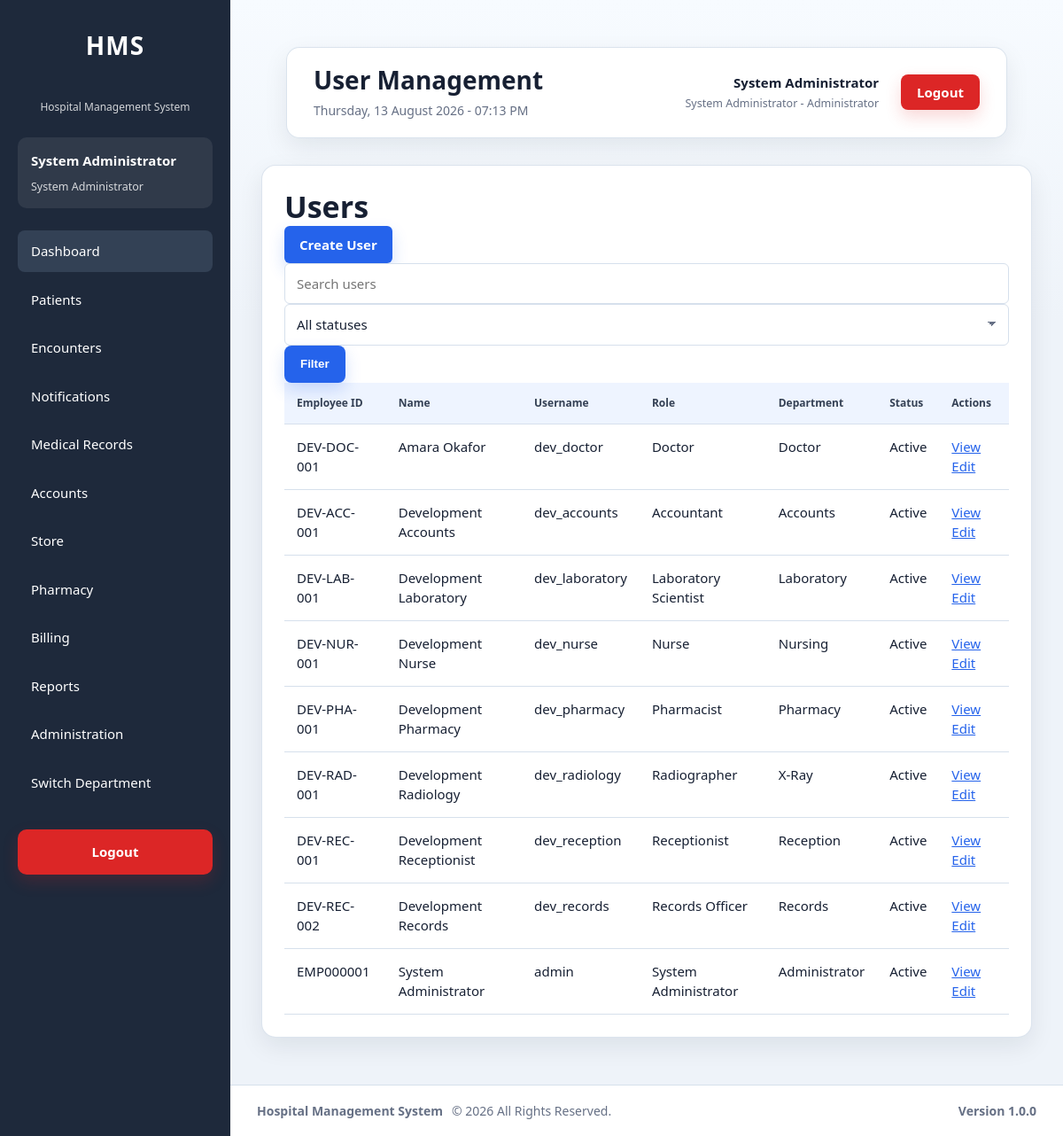
Screenshot of /modules/administration/users/index.php (signed in) with the database file from the repository.
### tables this page shows
CREATE TABLE `users` (
  `id` int(11) NOT NULL AUTO_INCREMENT,
  `employee_id` varchar(30) NOT NULL,
  `first_name` varchar(100) NOT NULL,
  `last_name` varchar(100) NOT NULL,
  `gender` enum('Male','Female') DEFAULT NULL,
  `phone` varchar(20) DEFAULT NULL,
  `email` varchar(150) DEFAULT NULL,
  `username` varchar(50) NOT NULL,
  `password` varchar(255) NOT NULL,
  `department_id` int(11) NOT NULL,
  `role_id` int(11) NOT NULL,
  `status` enum('Active','Inactive') NOT NULL DEFAULT 'Active',
  `failed_login_attempts` int(11) NOT NULL DEFAULT 0,
  `last_failed_login` datetime DEFAULT NULL,
  `locked_at` datetime DEFAULT NULL,
  `locked_by` int(11) DEFAULT NULL,
  `lock_reason` varchar(255) DEFAULT NULL,
  `last_login` datetime DEFAULT NULL,
  `password_changed_at` datetime DEFAULT NULL,
  `must_change_password` tinyint(1) NOT NULL DEFAULT 0,
  `created_at` timestamp NOT NULL DEFAULT current_timestamp(),
  `updated_at` timestamp NULL DEFAULT NULL ON UPDATE current_timestamp(),
  PRIMARY KEY (`id`),
  UNIQUE KEY `uq_users_employee` (`employee_id`),
  UNIQUE KEY `uq_users_username` (`username`),
  KEY `idx_users_department` (`department_id`),
  KEY `idx_users_role` (`role_id`),
  KEY `idx_users_status` (`status`),
  KEY `idx_users_lastname` (`last_name`),
  KEY `idx_users_firstname` (`first_name`),
  KEY `idx_users_locked_at` (`locked_at`),
  KEY `fk_users_locked_by` (`locked_by`),
  CONSTRAINT `fk_users_department` FOREIGN KEY (`department_id`) REFERENCES `departments` (`id`) ON UPDATE CASCADE,
  CONSTRAINT `fk_users_locked_by` FOREIGN KEY (`locked_by`) REFERENCES `users` (`id`) ON DELETE SET NULL ON UPDATE CASCADE,
  CONSTRAINT `fk_users_role` FOREIGN KEY (`role_id`) REFERENCES `roles` (`id`) ON UPDATE CASCADE
);

CREATE TABLE `roles` (
  `id` int(11) NOT NULL AUTO_INCREMENT,
  `role_name` varchar(100) NOT NULL,
  `description` text DEFAULT NULL,
  `is_active` tinyint(1) NOT NULL DEFAULT 1,
  `created_at` timestamp NOT NULL DEFAULT current_timestamp(),
  `updated_at` timestamp NULL DEFAULT NULL ON UPDATE current_timestamp(),
  PRIMARY KEY (`id`),
  UNIQUE KEY `uq_roles_name` (`role_name`),
  KEY `idx_roles_active` (`is_active`)
);

CREATE TABLE `departments` (
  `id` int(11) NOT NULL AUTO_INCREMENT,
  `department_name` varchar(100) NOT NULL,
  `department_code` varchar(30) NOT NULL,
  `description` text DEFAULT NULL,
  `location` varchar(150) DEFAULT NULL,
  `contact_extension` varchar(30) DEFAULT NULL,
  `department_type` enum('Clinical','Administrative','Diagnostic','Support') NOT NULL DEFAULT 'Support',
  `queue_enabled` tinyint(1) NOT NULL DEFAULT 1,
  `is_active` tinyint(1) NOT NULL DEFAULT 1,
  `display_order` int(11) NOT NULL DEFAULT 0,
  `created_at` timestamp NOT NULL DEFAULT current_timestamp(),
  `updated_at` timestamp NULL DEFAULT NULL ON UPDATE current_timestamp(),
  PRIMARY KEY (`id`),
  UNIQUE KEY `uq_departments_name` (`department_name`),
  UNIQUE KEY `uq_departments_code` (`department_code`),
  KEY `idx_departments_active` (`is_active`),
  KEY `idx_departments_type` (`department_type`),
  KEY `idx_departments_queue` (`queue_enabled`)
);

### modules/administration/users/index.php (the view, shortened to what the rows shown need)
<?php
require_once __DIR__ . '/../partials/bootstrap.php';
$pageTitle = 'User Management';
$users = $userService->getUsers([
    'search' => trim((string)($_GET['search'] ?? '')),
    'status' => trim((string)($_GET['status'] ?? ''))
]);
require_once __DIR__ . '/../../../layouts/header.php';
require_once __DIR__ . '/../../../layouts/sidebar.php';
?>
<main class="content">
    <?php require_once __DIR__ . '/../../../layouts/navbar.php'; ?>
    <section class="card">
        <h2>Users</h2>
        <table>
            <thead><tr><th>Employee ID</th><th>Name</th><th>Username</th><th>Role</th><th>Department</th><th>Status</th><th>Actions</th></tr></thead>
            <tbody>
            <?php foreach ($users as $user): ?>
                <tr>
                    <td><?= e($user['employee_id']) ?></td>
                    <td><?= e($user['first_name'] . ' ' . $user['last_name']) ?></td>
                    <td><?= e($user['username']) ?></td>
                    <td><?= e($user['role_name']) ?></td>
                    <td><?= e($user['department_name']) ?></td>
                    <td><?= e($user['status']) ?><?= !empty($user['locked_at']) ? ' / Locked' : '' ?></td>
                    <td>
                        <a href="view.php?id=<?= (int)$user['id'] ?>">View</a>
                        <a href="edit.php?id=<?= (int)$user['id'] ?>">Edit</a>
                    </td>
                </tr>
            <?php endforeach; ?>
            </tbody>
        </table>
    </section>
</main>
<?php require_once __DIR__ . '/../../../layouts/footer.php'; ?>

### layouts/sidebar.php (shortened to what the rows shown need)
<aside class="sidebar">
    <div class="sidebar-header">
        <h2>HMS</h2>
    </div>
    <?php if ($currentUser): ?>
        <div class="sidebar-user">
            <strong>
                <?= e($currentUser['first_name']) ?>
                <?= e($currentUser['last_name']) ?>
            </strong>
            <small>
                <?= e($currentUser['role_name']) ?>
            </small>
        </div>
    <?php endif; ?>
</aside>
<div class="main-container">

### layouts/navbar.php (shortened to what the rows shown need)
<?php
$currentUser ??= [];
?>
<header class="navbar">
    <div class="navbar-left">
        <h1>
            <?= e($pageTitle ?? 'Hospital Management System') ?>
        </h1>
    </div>
    <div class="navbar-right">
        <div class="navbar-user">
            <div class="user-details">
                <strong>
                    <?= e($currentUser['first_name'] ?? '') ?>
                    <?= e($currentUser['last_name'] ?? '') ?>
                </strong>
                <small>
                    <?= e($currentUser['role_name'] ?? '') ?>
                    -
                    <?= e($currentUser['active_department_name'] ?? $currentUser['department_name'] ?? '') ?>
                </small>
            </div>
        </div>
    </div>
</header>

### rows the page displays
users: first_name "System", last_name "Administrator", employee "EMP000001", first_name+last_name "System Administrator", username "admin", role.role_name "System Administrator", department.department_name "Administrator", status "Active"
roles: role_name "System Administrator"
users: employee "DEV-DOC-001", first_name+last_name "Amara Okafor", username "dev_doctor", role.role_name "Doctor", department.department_name "Doctor", status "Active"
users: employee "DEV-ACC-001", first_name+last_name "Development Accounts", username "dev_accounts", role.role_name "Accountant", department.department_name "Accounts", status "Active"
users: employee "DEV-LAB-001", first_name+last_name "Development Laboratory", username "dev_laboratory", role.role_name "Laboratory Scientist", department.department_name "Laboratory", status "Active"
users: employee "DEV-NUR-001", first_name+last_name "Development Nurse", username "dev_nurse", role.role_name "Nurse", department.department_name "Nursing", status "Active"
users: employee "DEV-PHA-001", first_name+last_name "Development Pharmacy", username "dev_pharmacy", role.role_name "Pharmacist", department.department_name "Pharmacy", status "Active"
users: employee "DEV-RAD-001", first_name+last_name "Development Radiology", username "dev_radiology", role.role_name "Radiographer", department.department_name "X-Ray", status "Active"
users: employee "DEV-REC-001", first_name+last_name "Development Receptionist", username "dev_reception", role.role_name "Receptionist", department.department_name "Reception", status "Active"
users: employee "DEV-REC-002", first_name+last_name "Development Records", username "dev_records", role.role_name "Records Officer", department.department_name "Records", status "Active"

### other values shown
$pageTitle "User Management"
$currentUser['active_department_name'] "Administrator"
